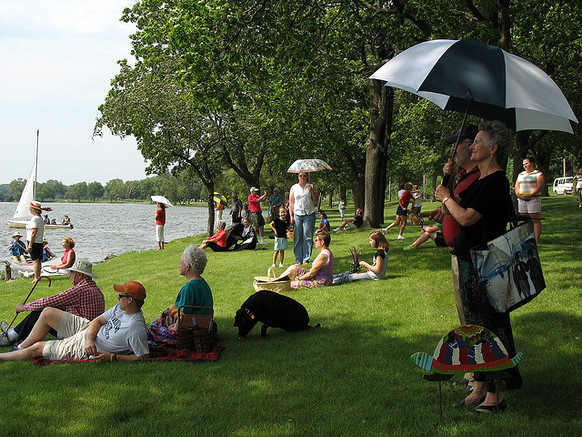
#> input picture parkPhoto.jpg, 582 x 437 px, found by its file name
$ python demoA.py
#> lines starting #> are read from the running program, lines starting #| are printed output that depends on the picture
### answers/voronoi_fast.py
from PIL import Image
from dataclasses import dataclass, field
import random

from collections import deque
import numpy as np #easy way to do 2d arrays

@dataclass
class center:  ## we will be putting these on our deque
    pt: tuple[int,int]
    color: tuple[int, int, int]

    def checksout(self, img: Image, proc: np.ndarray) -> bool:
        px, py = self.pt
        w, h = img.width, img.height

        # want px to be in range (0 to w), py in range 0 to h, not processed
        t1 = px in range(w)
        t2 = py in range(h)
        if t1 and t2:
            t3 = not proc[px,py]
        else:
            t3 = False

        return t1 and t2 and t3

    def neighbours(self) -> list:
        vx, vy = self.pt
        colour = self.color
        # define neighbours
        up = center((vx, vy-1), colour)
        left = center((vx-1, vy), colour)
        down = center((vx, vy + 1), colour)
        right = center((vx+1, vy), colour)

        return [up, left, down, right]

@dataclass
class centers:

    ctrs: list[center] = field(default_factory=list) # only data of centers class

    def __init__(self,img:Image, density: float):
        pixels = img.load() # pixels loaded from image into a variable (table of points)
        self.ctrs = []
        num_pixels = density * img.width * img.height
        for c in range(int(num_pixels)):
            x = random.randint(0, img.width-1)
            y = random.randint(0, img.height-1)
            self.ctrs.append(center((x,y),pixels[x,y]))

    def dist(self,p1:tuple[int,int],p2:tuple[int,int])-> int:
        return ((p1[0]-p2[0])**2) + ((p1[1] - p2[1])**2)

    # [10 lines of commented-out code are left out]

### answers/demoA.py
# Class09A Demos - Fast Voronoi!

from PIL import Image
import numpy as np
from collections import deque
import voronoi_fast as vs

## Steps to produce Voronoi Art
# TODONE: 1. load a base image
im = Image.open("parkPhoto.jpg")
#> im is the input picture: PIL image 582x437 RGB; mean R, G, B 88, 95.7, 68.7
im.show()

# TODONE: 2. set a density and choose the centers
density = 0.001
ctrs = vs.centers(im,density)
#> after the loop in __init__, `for c in range(int(num_pixels)):`: self.ctrs = 254 items

# TODONE: 3a. prepare the output image
imOut = Image.new('RGB', (im.width,im.height), (255,255,255))
#> imOut: PIL image 582x437 RGB; every value is 255

# TODONE: 3b. iterate over pixels, setting the color of the output image
pix = imOut.load()

## OLD (slow) way!
# for x in range(imOut.width):
#     for y in range(imOut.height):
#         pix[x,y] = ctrs.nearest_center_colour((x,y))


## New (fast) way using queues!
## #TODONE Step 1: Create a "processed" numpy array to keep track of which pixels have already been processed
processed = np.full((imOut.width, imOut.height), False) # use numpy to make a boolean array

## #TODONE Step 2: Create a new deck
deck = deque() # in python 3.12, queues were added! should refactor to use those (eventually)

## #TODONE Step 3: Enqueue the centers, mark all the centers as "processed"
for c in ctrs.ctrs:
    cx,cy = c.pt # give better names to the point of c.
    processed[cx,cy] = True # mark as processed
    pix[cx,cy] = c.color # put color in right place on new image
    deck.append(c) # enqueue center
#> this loop made 254 passes
#> (cx, cy) on passes 1 to 3: (394, 388), (430, 20), (265, 261)
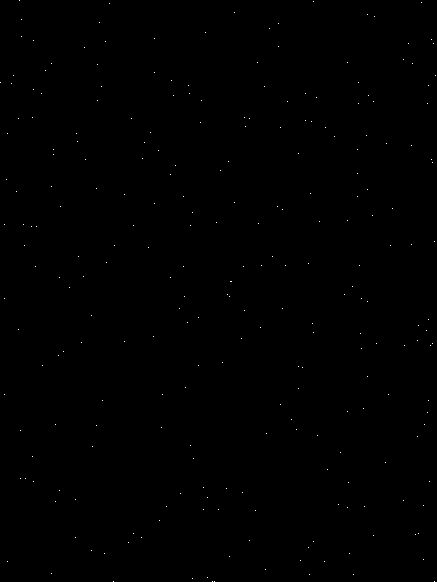
#> processed: shape (582, 437) bool; 0.1% white in thin lines or dots

## #TODONE Step 4: Iterate through all the points in the deck, find neighbours, enqueue if needed
while deck:  # while queue is not empty
    v = deck.popleft()  # dequeue a point

    for n in v.neighbours():
        if n.checksout(im, processed):
            nx, ny = n.pt  # give better names to the point of n.
            processed[nx, ny] = True  # mark as processed
            pix[nx, ny] = v.color  # put color in right place on new image
            deck.append(n)  # enqueue neighbour
#> this loop made 254334 passes
#> processed: shape (582, 437) bool; every value is 1


# TODONE: 4. save the output image
imOut.save('outputs/voronoiPark_fast.png')
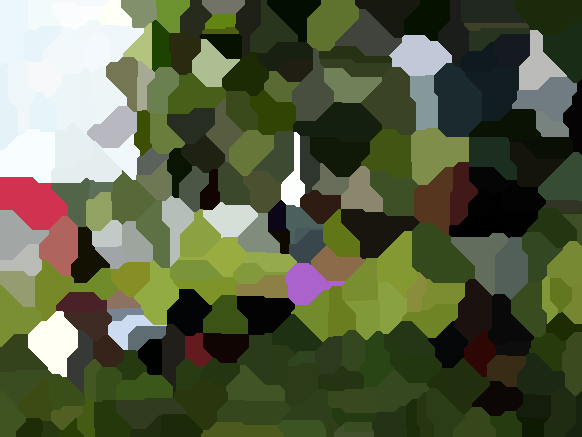
#> saved as voronoiPark_fast.png: PIL image 582x437 RGB; mean R, G, B 88.7, 96.3, 67.6
imOut.show()

# TODONE: 5. Add red dots in the centers

# Question: Can we make this more efficient?

for c in ctrs.ctrs:
    x,y = c.pt
    for i in [x-2,x-1,x,x+1,x+2]:
        for j in [y-2,y-1,y,y+1,y+2]:
            if i >= 0 and j >= 0 and i < imOut.width and j < imOut.height:
                pix[i,j] = (255,0,0)

# TODONE: 5b. Save the new output image
imOut.save('outputs/vorPark02.jpg')
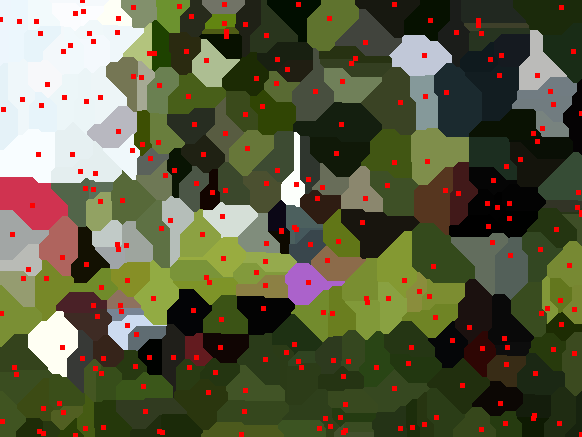
#> saved as vorPark02.jpg: PIL image 582x437 RGB; mean R, G, B 92.7, 93.9, 65.9
imOut.show()
